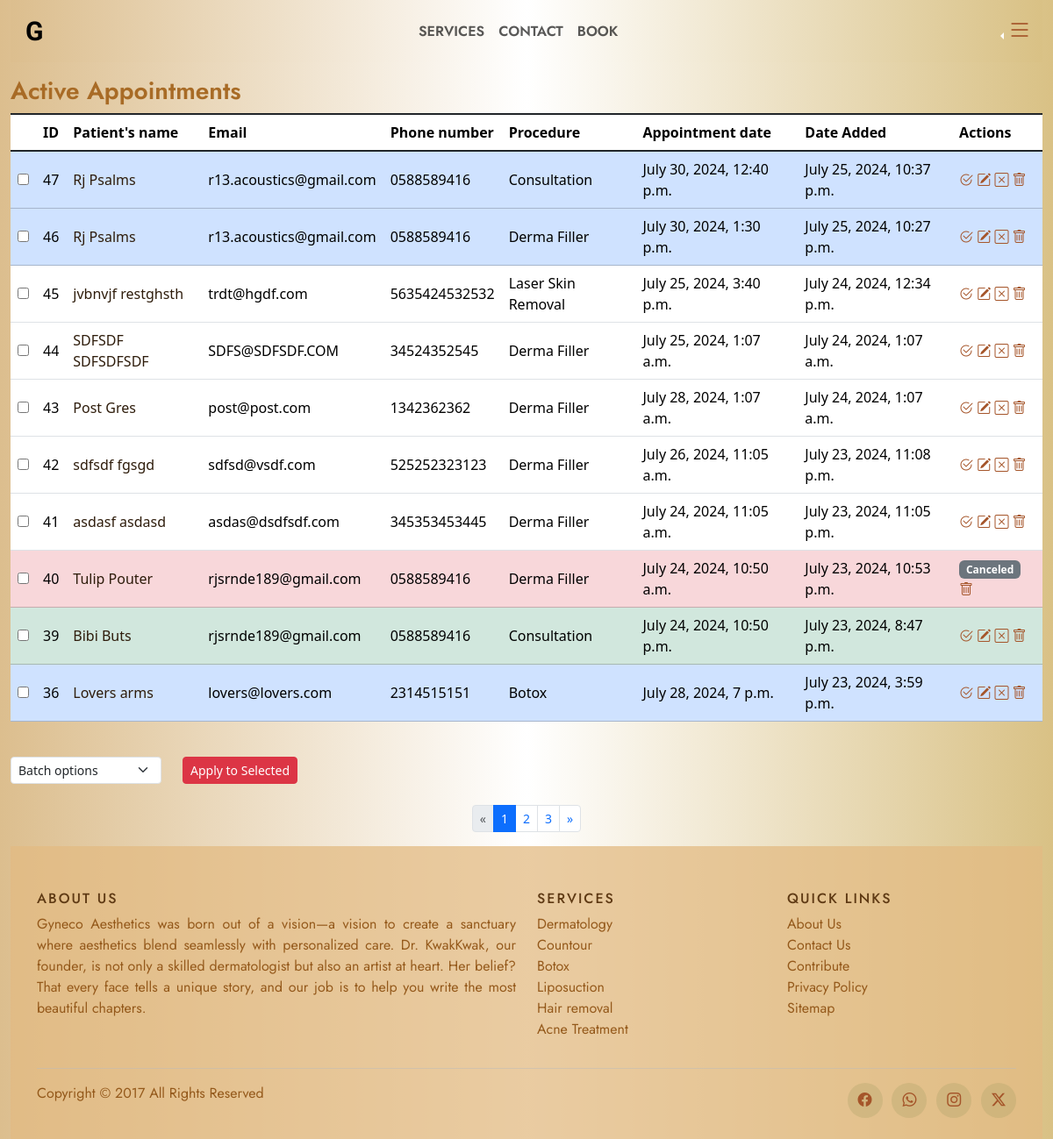
The app's page /active_appointments/, older data.
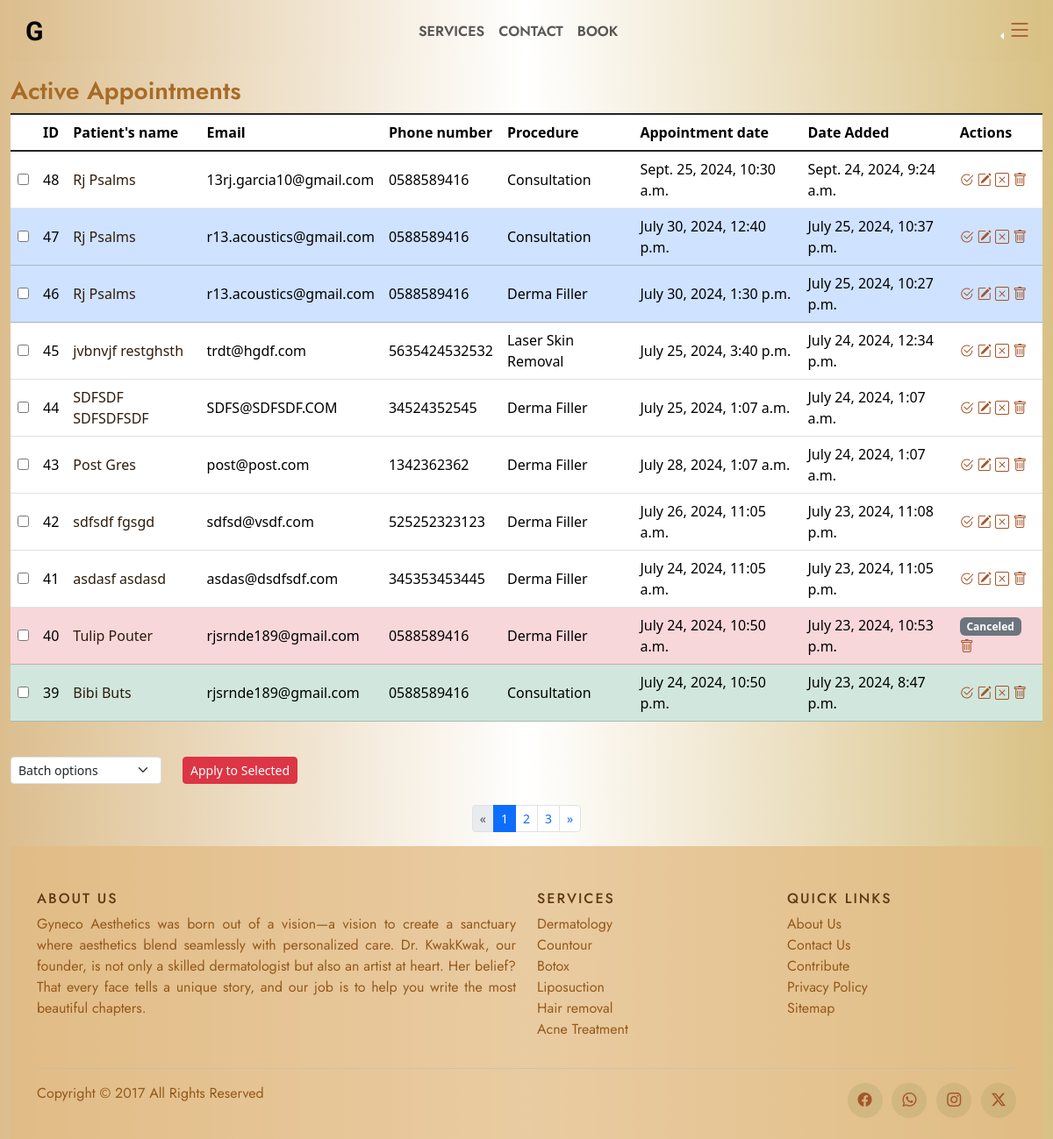
The same page, newer data.
### website/models.py (models this page shows, shortened)
class Patient(models.Model):
    first_name = models.CharField(max_length=100)
    last_name = models.CharField(max_length=100)
    service = models.ForeignKey(Category, on_delete=models.CASCADE, related_name="type_of")
    email = models.EmailField()
    phone_number = models.CharField(max_length=16)
    details = models.TextField(max_length=3000, null=True, blank=True)
    appt_date = models.DateTimeField()
    date_added = models.DateTimeField(auto_now_add=True)
    is_active = models.BooleanField(default=True, blank=True)
    is_done = models.BooleanField(default=False, blank=True)
    is_confirmed = models.BooleanField(default=False, blank=True)
    user = models.ForeignKey(settings.AUTH_USER_MODEL, on_delete=models.CASCADE, null=True, blank=True, related_name="booker")

class Category(models.Model):
    type = models.CharField(max_length=100)
    def __str__(self):
        return self.type

### website/views.py (the view)
# urls.py: path('active_appointments/', views.active_appointments, name='active_appointments'),
def active_appointments(request):
    patients = Patient.objects.all().order_by('-date_added')
    paginator = Paginator(patients ,10)
    page_number = request.GET.get('page')
    page_obj = paginator.get_page(page_number)
    return render(request, 'website/active_appointments.html', {
        'page_obj': page_obj
        })

### website/templates/website/active_appointments.html (shortened to what this page needs)
{% extends 'website/layout.html' %}
{% load static %}
{% block body %}
<div class="container-fluid">
    <h3>Active Appointments</h3>
    <form method="post" action="{% url 'manage_appointments' %}">
        <div class="table-responsive">
        <table class="table align-middle table-hover table-group-divider">
            <thead>
                <tr>
                    <th scope="col"></th>
                    <th scope="col">ID</th>
                    <th scope="col">Patient's name</th>
                    <th scope="col">Email</th>
                    <th scope="col">Phone number</th>
                    <th scope="col">Procedure</th>
                    <th scope="col">Appointment date</th>
                    <th scope="col">Date Added</th>
                    <th scope="col">Actions</th>
                </tr>
            </thead>
            <tbody class="table-group-divider my-lg-5">
                {% if page_obj %}
                {% for patient in page_obj %}
                <tr {% if not patient.is_active %} class="table-danger text-muted"
                    {% elif patient.is_done %}
                        class="table-success"
                    {% elif patient.is_confirmed%}
                    class="table-primary"
                    {% endif %}class="tablerow">
                    <td><input type="checkbox" name="selected_appointments" value="{{ patient.id }}"></td>
                    <td>{{ patient.id }}</td>
                    <td><a href="{% url 'appt_details' patient.id %}">{{ patient.first_name }} {{ patient.last_name }}</a></td>
                    <td>{{ patient.email }}</td>
                    <td>{{ patient.phone_number }}</td>
                    <td>{{ patient.service }}</td>
                    <td>{{ patient.appt_date }}</td>
                    <td>{{ patient.date_added }}</td>
                    <td>
                        {% if patient.is_active %}
                            {% if not patient.is_done %}
                                <a href="{% url 'done_appt' patient.id %}" value="done"><i class="bi bi-check2-circle" data-bs-toggle="tooltip" data-bs-title="Done"></i></a>
                            {% else %}
                                <a href="{% url 'undone_appt' patient.id %}" value="done"><i class="bi bi-check2-circle" data-bs-toggle="tooltip" data-bs-title="UnDone"></i></a>
                            {% endif %}
                        <a href="{% url 'edit_appointment' patient.id %}"><i class="bi bi-pencil-square" data-bs-toggle="tooltip" data-bs-title="Edit"></i></a>
                        <a href="{% url 'cancel_appointment' patient.id %}"  onclick="return confirm('Are you sure you want to CANCEL this appointment?')">
                            <i class="bi bi-x-square" data-bs-toggle="tooltip" data-bs-title="Cancel"></i></a>
                        <a href="{% url 'delete_appointment' patient.id %}"  onclick="return confirm('Are you sure you want to DELETE this appointment?\n THIS CANNOT BE UNDONE!')">
                            <i class="bi bi-trash" data-bs-toggle="tooltip" data-bs-title="Delete"></i></a>
                        {% else %}
                        <span class="badge bg-secondary">Canceled</span>
                        <a href="{% url 'delete_appointment' patient.id %}"  onclick="return confirm('Are you sure you want to DELETE this appointment? \n THIS CANNOT BE UNDONE!')">
                            <i class="bi bi-trash" data-bs-toggle="tooltip" data-bs-title="Delete"></i></a>
                        {% endif %}
                    </td>
                </tr>
                {% endfor %}
                {% endif %}
            </tbody>
        </table>
        </div>
        <br>
        <div class="d-flex justify-content-start">
            <div>
                <select name="action" class="form-select form-select-sm">
                    <option>Batch options</option>
                </select>
            </div>
            <div class="mx-4">
                <button type="submit" onclick="return confirm('Confirm batch action?')" class="btn btn-sm btn-danger">Apply to Selected</button>
            </div>
        </div>
    </form>
    <br>
     <nav aria-label="Page navigation">
        <ul class="pagination pagination-sm justify-content-center">
            {% if page_obj.has_previous %}
                <li class="page-item">
                    <a class="page-link" href="?page={{ page_obj.previous_page_number }}" aria-label="Previous">
                        <span aria-hidden="true">&laquo;</span>
                    </a>
                </li>
            {% else %}
                <li class="page-item disabled">
                    <a class="page-link" href="#" aria-label="Previous">
                        <span aria-hidden="true">&laquo;</span>
                    </a>
                </li>
            {% endif %}
            {% for num in page_obj.paginator.page_range %}
                {% if page_obj.number == num %}
                    <li class="page-item active"><a class="page-link" href="#">{{ num }}</a></li>
                {% else %}
                    <li class="page-item"><a class="page-link" href="?page={{ num }}">{{ num }}</a></li>
                {% endif %}
            {% endfor %}
            {% if page_obj.has_next %}
                <li class="page-item">
                    <a class="page-link" href="?page={{ page_obj.next_page_number }}" aria-label="Next">
                        <span aria-hidden="true">&raquo;</span>
                    </a>
                </li>
            {% else %}
                <li class="page-item disabled">
                    <a class="page-link" href="#" aria-label="Next">
                        <span aria-hidden="true">&raquo;</span>
                    </a>
                </li>
            {% endif %}
        </ul>
    </nav>
</div>
{% endblock %}

### website/templates/website/layout.html (shortened to what this page needs)
<!DOCTYPE html>
<html lang="en">
  <head>
    {% load static %}
    <link href="https://cdn.jsdelivr.net/npm/bootstrap@5.3.3/dist/css/bootstrap.min.css" rel="stylesheet">
    <link rel="stylesheet" href="https://cdnjs.cloudflare.com/ajax/libs/jquery-datetimepicker/2.5.20/jquery.datetimepicker.min.css">
    <link rel="stylesheet" href="https://cdn.jsdelivr.net/npm/bootstrap-icons@1.11.3/font/bootstrap-icons.min.css" />
    <link rel="stylesheet" href="{% static 'website/instyle.css' %}" />
  </head>
  <body>
    <div class="container-fluid">
      <nav class="navbar navbar-expand bg-body-tertiary">
        <div class="container">
          <a class="navbar-brand" href="{% url 'index' %}" id="brandlogo">G</a>
          <div class="collapse navbar-collapse" id="navbarNavAltMarkup">
            <div class="navbar-nav mx-auto">
              <a class="nav-link" href="{% url 'index' %}#majorServices">Services</a>
              <a class="nav-link" href="#footers">Contact</a>
              <a class="nav-link" href="{% url 'booking' %}">Book</a>
            </div>
          </div>
        </div>
        <div class="btn-group dropstart c-dropstart">
          <button type="button" class="btn btn-dark dropdown-toggle bg-transparent border-0" data-bs-toggle="dropdown" aria-expanded="false"><i class="bi bi-list h3"></i></button>
        </div>
      </nav>
    </div>
    <div class="body">
      {% block body %}
      {% endblock %}
      <div class="container-fluid">
        <footer class="site-footer" id="footers">
          <div class="container">
            <div class="row">
              <div class="col-md-6">
                <h6>About Us</h6>
                <p class="text-justify">Gyneco Aesthetics was born out of a vision—a vision to create a sanctuary where aesthetics blend seamlessly with personalized care. Dr. KwakKwak, our founder, is not only a skilled dermatologist but also an artist at heart. Her belief? That every face tells a unique story, and our job is to help you write the most beautiful chapters.</p>
              </div>
              <div class="col-6 col-md-3">
                <h6>Services</h6>
                <ul class="footer-links">
                  <li>
                    <a href="#">Dermatology</a>
                  </li>
                  <li>
                    <a href="#">Countour</a>
                  </li>
                  <li>
                    <a href="#">Botox</a>
                  </li>
                  <li>
                    <a href="#">Liposuction</a>
                  </li>
                  <li>
                    <a href="#">Hair removal</a>
                  </li>
                  <li>
                    <a href="#">Acne Treatment</a>
                  </li>
                </ul>
              </div>
              <div class="col-6 col-md-3">
                <h6>Quick Links</h6>
                <ul class="footer-links">
                  <li>
                    <a href="#">About Us</a>
                  </li>
                  <li>
                    <a href="#">Contact Us</a>
                  </li>
                  <li>
                    <a href="#">Contribute</a>
                  </li>
                  <li>
                    <a href="#">Privacy Policy</a>
                  </li>
                  <li>
                    <a href="#">Sitemap</a>
                  </li>
                </ul>
              </div>
            </div>
            <hr />
          </div>
          <div class="container">
            <div class="row">
              <div class="col-md-8 col-sm-6 col-xs-12">
                <p class="copyright-text">Copyright &copy; 2017 All Rights Reserved</p>
              </div>
              <div class="col-md-4 col-sm-6 col-xs-12">
                <ul class="social-icons">
                  <li>
                    <a class="facebook" href="#"><i class="bi bi-facebook"></i></a>
                  </li>
                  <li>
                    <a class="twitter" href="#"><i class="bi bi-whatsapp"></i></a>
                  </li>
                  <li>
                    <a class="dribbble" href="#"><i class="bi bi-instagram"></i></a>
                  </li>
                  <li>
                    <a class="linkedin" href="#"><i class="bi bi-twitter-x"></i></a>
                  </li>
                </ul>
              </div>
            </div>
          </div>
        </footer>
      </div>
    </div>
  </body>
</html>

### website/static/website/instyle.css (style rules this page uses)
html { overflow-x: hidden !important; max-width : 100%; scroll-behavior: smooth; }
body, .navbar, .c-dropmenu { background-image: linear-gradient(to right, rgb(220, 190, 142), rgb(255, 255, 255), rgb(217, 193, 133)); }
#brandlogo { font-family: "Mea Culpa", cursive; font-weight: 800; font-style: normal; margin-inline-start: 5px ; font-size: 30px; color: rgb(0, 0, 0); }
.nav-link { font-family: "Jost", sans-serif; font-optical-sizing: auto; font-weight: 600; text-transform: uppercase; font-style: normal; }
.c-dropstart { font-family: "Jost", sans-serif; font-optical-sizing: auto; font-weight: 600; margin-inline: auto; }
a { text-decoration: none; color:#2e1c0b; }
.bi { color: rgb(165, 85, 42); }
h3 { font-family: "Jost", sans-serif; font-optical-sizing: auto; font-weight: 600; font-style: normal; color:rgb(168, 107, 38) }
.site-footer { font-family: "Jost", sans-serif; font-optical-sizing: auto; font-weight: 400; font-style: normal; background-color:#e3bb83be; padding:45px 0 20px; line-height:24px; color:#94591b; text-align: justify; }
.site-footer hr { border-top-color:#bbb; opacity:0.5 }
.site-footer h6 { color:#5f3a14; font: size 0.0625em;; text-transform:uppercase; margin-top:5px; letter-spacing:2px }
.site-footer a { color:#94591b; }
.footer-links { padding-left:0; list-style:none }
.footer-links li { display:block }
.footer-links a { color:#94591b }
.site-footer .social-icons { text-align:right }
.site-footer .social-icons a { width:40px; height:40px; line-height:40px; margin-left:6px; margin-right:0; border-radius:100%; background-color:#aea26a58 }
.copyright-text { margin:0 }
.social-icons { padding-left:0; margin-bottom:0; list-style:none }
.social-icons li { display:inline-block; margin-bottom:4px }
.social-icons a { background-color:#eceeef; color:#818a91; font-size:16px; display:inline-block; line-height:44px; width:44px; height:44px; text-align:center; margin-right:8px; border-radius:100%; -webkit-transition:all .2s linear; -o-transition:all .2s linear; transition:all .2s linear }

Row changes from the older to the newer data that the page shows:
no longer on this page (row unchanged): Patient: id "36", first_name "Lovers", last_name "arms", email "lovers@lovers.com", phone_number "2314515151", service "Botox", appt_date "July 28, 2024, 7 p.m.", date_added "July 23, 2024, 3:59 p.m.", is_active True (drawn)
added Patient: id "48", first_name "Rj", last_name "Psalms", email "13rj.garcia10@gmail.com", phone_number "0588589416", service "Consultation", appt_date "Sept. 25, 2024, 10:30 a.m.", date_added "Sept. 24, 2024, 9:24 a.m.", is_active True (drawn)
